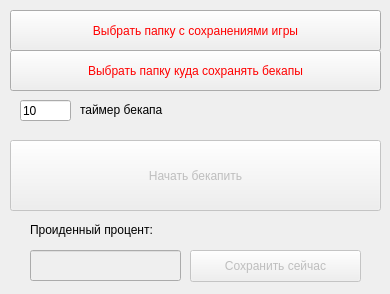
<?xml version="1.0" encoding="UTF-8"?>
<ui version="4.0">
 <class>Form</class>
 <widget class="QWidget" name="Form">
  <property name="geometry">
   <rect>
    <x>0</x>
    <y>0</y>
    <width>390</width>
    <height>294</height>
   </rect>
  </property>
  <property name="minimumSize">
   <size>
    <width>390</width>
    <height>222</height>
   </size>
  </property>
  <property name="maximumSize">
   <size>
    <width>390</width>
    <height>390</height>
   </size>
  </property>
  <property name="windowTitle">
   <string>AC4 Save Backup</string>
  </property>
  <property name="locale">
   <locale language="Russian" country="Belarus"/>
  </property>
  <widget class="QPushButton" name="selectFolderBackup">
   <property name="geometry">
    <rect>
     <x>10</x>
     <y>50</y>
     <width>371</width>
     <height>41</height>
    </rect>
   </property>
   <property name="styleSheet">
    <string notr="true">color:red;</string>
   </property>
   <property name="text">
    <string>Выбрать папку куда сохранять бекапы</string>
   </property>
  </widget>
  <widget class="QLineEdit" name="time">
   <property name="geometry">
    <rect>
     <x>20</x>
     <y>100</y>
     <width>51</width>
     <height>21</height>
    </rect>
   </property>
   <property name="text">
    <string>10</string>
   </property>
  </widget>
  <widget class="QLabel" name="timeLabel">
   <property name="geometry">
    <rect>
     <x>80</x>
     <y>100</y>
     <width>161</width>
     <height>19</height>
    </rect>
   </property>
   <property name="text">
    <string>таймер бекапа</string>
   </property>
  </widget>
  <widget class="QPushButton" name="selectFolderSave">
   <property name="geometry">
    <rect>
     <x>10</x>
     <y>10</y>
     <width>371</width>
     <height>41</height>
    </rect>
   </property>
   <property name="styleSheet">
    <string notr="true">color:red;</string>
   </property>
   <property name="text">
    <string>Выбрать папку с сохранениями игры</string>
   </property>
  </widget>
  <widget class="QPushButton" name="toSave">
   <property name="enabled">
    <bool>false</bool>
   </property>
   <property name="geometry">
    <rect>
     <x>190</x>
     <y>250</y>
     <width>171</width>
     <height>32</height>
    </rect>
   </property>
   <property name="text">
    <string>Сохранить сейчас</string>
   </property>
  </widget>
  <widget class="QLineEdit" name="procent">
   <property name="enabled">
    <bool>false</bool>
   </property>
   <property name="geometry">
    <rect>
     <x>30</x>
     <y>250</y>
     <width>151</width>
     <height>31</height>
    </rect>
   </property>
  </widget>
  <widget class="QLabel" name="procentLabel">
   <property name="geometry">
    <rect>
     <x>30</x>
     <y>220</y>
     <width>211</width>
     <height>19</height>
    </rect>
   </property>
   <property name="text">
    <string>Проиденный процент:</string>
   </property>
  </widget>
  <widget class="QPushButton" name="pushButton">
   <property name="enabled">
    <bool>false</bool>
   </property>
   <property name="geometry">
    <rect>
     <x>10</x>
     <y>140</y>
     <width>371</width>
     <height>71</height>
    </rect>
   </property>
   <property name="toolTip">
    <string>Запустить автосохранение</string>
   </property>
   <property name="styleSheet">
    <string notr="true">font:700 24px &quot;Arial&quot;;
</string>
   </property>
   <property name="text">
    <string>Начать бекапить</string>
   </property>
  </widget>
 </widget>
 <resources>
  <include location="../../server/ok/img/inSprites/start.qrc"/>
 </resources>
 <connections/>
</ui>
